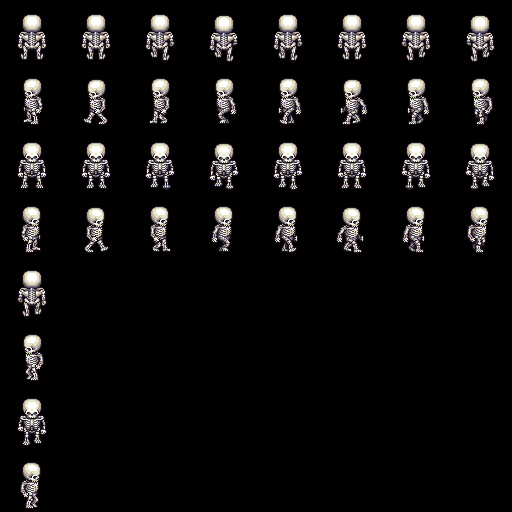

This game map was drawn from its Tiled (.tmx) file and the tilesets committed beside it. A one-line description and the full map source follow:
An orthogonal 8x8 tile map with 64x64 px tiles, 1 tile layer (Tile Layer 1).

<map version="1.2" tiledversion="1.2.0" orientation="orthogonal" renderorder="right-down" width="8" height="8" tilewidth="64" tileheight="64" infinite="0" nextlayerid="2" nextobjectid="1">
 <tileset firstgid="1" source="skeletonspritesheet.tsx" />
 <layer id="1" name="Tile Layer 1" width="8" height="8">
  <data encoding="csv">
105,106,107,108,109,110,111,112,
118,119,120,121,122,123,124,125,
131,132,133,134,135,136,137,138,
144,145,146,147,148,149,150,151,
113,0,0,0,0,0,0,0,
126,0,0,0,0,0,0,0,
139,0,0,0,0,0,0,0,
152,0,0,0,0,0,0,0
</data>
 </layer>
</map>
